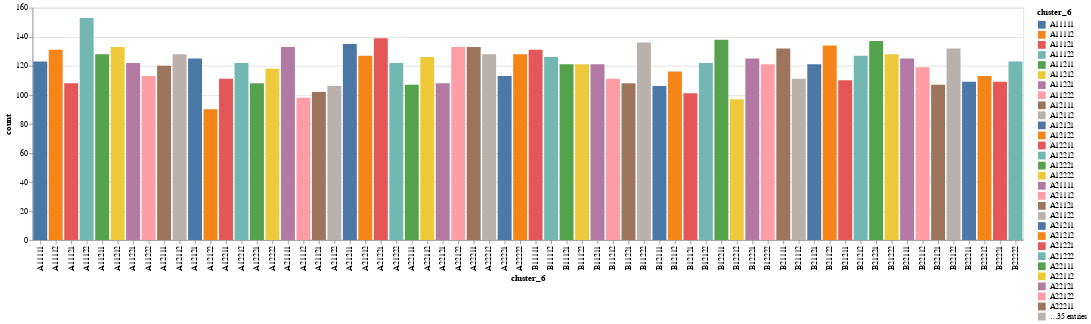

The cell this chart's notebook holds for it:
### Code cell
show_b_stats('cluster_6', df_clustered)

### Figure 1 — Vega-Lite specification as saved in the notebook (floating-point values rounded to 4 significant figures)
{"config": {"view": {"continuousWidth": 300, "continuousHeight": 300}}, "data": {"name": "data-ac8a2b4ab8a258f563c59b43d645bea8"}, "mark": {"type": "bar", "tooltip": true}, "encoding": {"color": {"field": "cluster_6", "type": "nominal"}, "x": {"field": "cluster_6", "type": "nominal"}, "y": {"field": "count", "type": "quantitative"}}, "params": [{"name": "param_27", "select": {"type": "interval", "encodings": ["x", "y"]}, "bind": "scales"}], "$schema": "https://vega.github.io/schema/vega-lite/v5.20.1.json", "datasets": {"data-ac8a2b4ab8a258f563c59b43d645bea8": [{"cluster_6": "A11122", "count": 153}, {"cluster_6": "A21221", "count": 139}, {"cluster_6": "B12211", "count": 138}, {"cluster_6": "B21221", "count": 137}, {"cluster_6": "B11222", "count": 136}, {"cluster_6": "A21211", "count": 135}, {"cluster_6": "B21122", "count": 134}, {"cluster_6": "A21111", "count": 133}, {"cluster_6": "A11212", "count": 133}, {"cluster_6": "A22122", "count": 133}, {"cluster_6": "A22211", "count": 133}, {"cluster_6": "B21111", "count": 132}, {"cluster_6": "B22122", "count": 132}, {"cluster_6": "A11112", "count": 131}, {"cluster_6": "B11111", "count": 131}, {"cluster_6": "B21222", "count": 128}, {"cluster_6": "A11211", "count": 128}, {"cluster_6": "A22212", "count": 128}, {"cluster_6": "A22222", "count": 128}, {"cluster_6": "A12112", "count": 128}, {"cluster_6": "B21212", "count": 127}, {"cluster_6": "A21212", "count": 127}, {"cluster_6": "A22112", "count": 126}, {"cluster_6": "B11112", "count": 126}, {"cluster_6": "B12221", "count": 125}, {"cluster_6": "A12121", "count": 125}, {"cluster_6": "B22111", "count": 125}, {"cluster_6": "B22222", "count": 123}, {"cluster_6": "A11111", "count": 123}, {"cluster_6": "B12122", "count": 122}, {"cluster_6": "A12212", "count": 122}, {"cluster_6": "A21222", "count": 122}, {"cluster_6": "A11221", "count": 122}, {"cluster_6": "B12222", "count": 121}, {"cluster_6": "B11122", "count": 121}, {"cluster_6": "B11121", "count": 121}, {"cluster_6": "B11211", "count": 121}, {"cluster_6": "B21121", "count": 121}, {"cluster_6": "A12111", "count": 120}, {"cluster_6": "B22112", "count": 119}, {"cluster_6": "A12222", "count": 118}, {"cluster_6": "B12112", "count": 116}, {"cluster_6": "B22212", "count": 113}, {"cluster_6": "A11222", "count": 113}, {"cluster_6": "A22221", "count": 113}, {"cluster_6": "A12211", "count": 111}, {"cluster_6": "B21112", "count": 111}, {"cluster_6": "B11212", "count": 111}, {"cluster_6": "B21211", "count": 110}, {"cluster_6": "B22211", "count": 109}, {"cluster_6": "B22221", "count": 109}, {"cluster_6": "B11221", "count": 108}, {"cluster_6": "A11121", "count": 108}, {"cluster_6": "A22121", "count": 108}, {"cluster_6": "A12221", "count": 108}, {"cluster_6": "B22121", "count": 107}, {"cluster_6": "A22111", "count": 107}, {"cluster_6": "A21122", "count": 106}, {"cluster_6": "B12111", "count": 106}, {"cluster_6": "A21121", "count": 102}, {"cluster_6": "B12121", "count": 101}, {"cluster_6": "A21112", "count": 98}, {"cluster_6": "B12212", "count": 97}, {"cluster_6": "A12122", "count": 90}]}}
